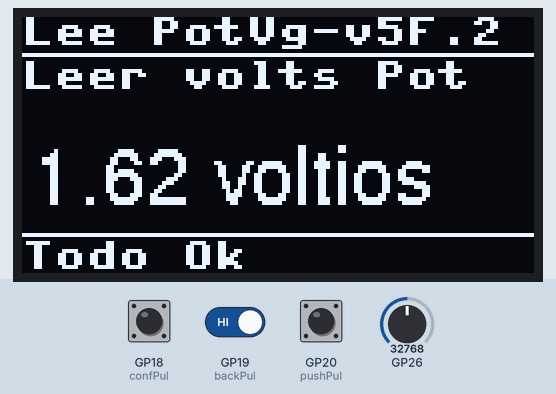
This program was run on a simulated Raspberry Pi Pico running MicroPython. Shown: 128×64 one-colour display. The inputs (shaded band) are chosen by the test bench; at power-on: GP19 (backPul) HIGH, GP18 (confPul) HIGH, GP20 (pushPul) HIGH, GP26 = 32768 (analog values on the 0–65535 scale). Library files of the repository ran but are not shown: sh1106.py, writer.py, freesans20.py; what the program prints to the serial console is not drawn.

Above: at 1.2 s.
1.3 s: GP19 (backPul) driven LOW
At 2.1 s:
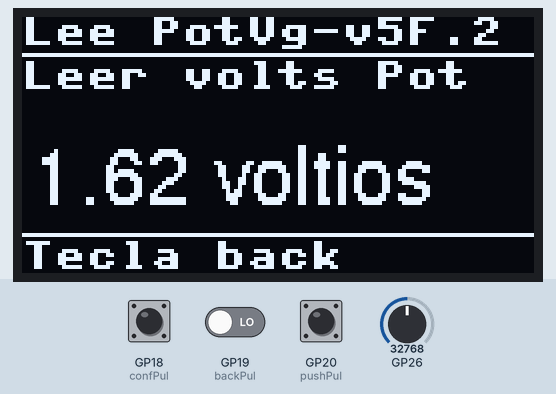
At 2.7 s:
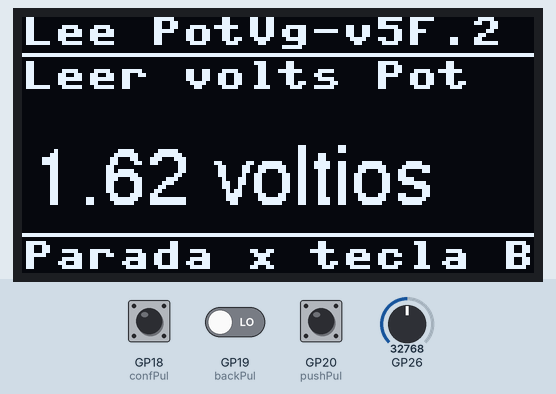
Timing chart, 0 to 4.3 s (numbered marks = the images above; inputs shaded):
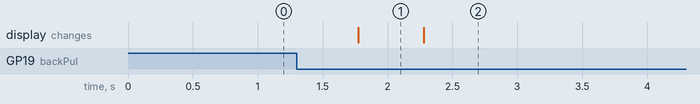

The program:

R2526CL11_ADC_pVgDisp_5F_2.py
```python
# Taller Programación y Robótica en CMM BML – 2025 - 2026 - CL11 Sensor Humedad suelo
# Programa: Pruebas de lectura de sensor humadad tipo spakfun - con potenciometro +
# Display SH1106
# Hardware platform: Pico _ & W / funciona igual sin cambios
# Librerias : sh1106.py
# Ref librerias: https://github.com/robert-hh/SH1106
# Fecha JCSP 2026 03
# Licencia : CC BY-NC-SA 4.0
# REf basica https://docs.sunfounder.com/projects/pico-2w-kit/en/latest/pyproject/py_water.html
# 1.0 -> 2.0 mas velocidad lectura, print en misma linea
# 2.0 -> 3.0 se vel voltaje en display SH1106
# 3.0 -> 3.3 mejoras area visualiza
# 3.3 -> 4.0 letra gande con writer
# 4.0 -> 4.1 organizar zonas de display
# 4.1 -> 4.2 borrar solo zona startus no resto
# 4.2 -> 5.0 print teclas -> 5.1 print by function
# 5F_1 -> si tecla back ruptura de flujo -> 5F.2 mejoras visuales


from machine import Pin, ADC, I2C
from time import sleep, ticks_ms, ticks_diff
import sh1106
from writer import Writer
# Font
# import inkfree20 as font
import freesans20 as font

from os import uname
# Informative block - start
p_ucontroler = "Pico W & Pico _"
p_keyOhw = "External pot. on ADC0 - pata + a GPIO21 + displ SH1106 gpio4&5"
p_project = "Potenciometer ADC0 -> display & writer + orden display / teclas BACk sale x Flujo"
p_version = "5F.2"
p_library = "SH1106  @robert-hh + writer @peterhinch"
print(f"uPython version: {uname()[3]} ")
print(f"uC: {uname()[4]} - Key other HW: {p_keyOhw}")
print(f"Program: {p_project} - Version: {p_version}")
print(f"Key Library: {p_library}")
# Informative block - end

# 0.0 - Constates y varaibles globales para display
WIDTH =128
HEIGHT= 64
TopLy = 0
TopLhy = 9
FstLy = 11
SndLy = 21
TrdLy = 31
StatLhy = 54
StatLy = 56
WIDTH_VA = 21
WIDTH_ST = 8
FREQ = 400_000   # Try lowering this value in case of "Errno 5"

# Status controla el bucle principal
machineStatus = True

# Definition o 3 switchs
# listaPul = ['confirm', 'back', 'push']
CONFIRM = 18
BACK = 19
PUSH = 20

# 0.1 Creacion 3 pulsadores
confPul = Pin(CONFIRM, Pin.IN) # pull up por circuito
backPul = Pin(BACK, Pin.IN) # pull up por circuito
pushPul = Pin(PUSH, Pin.IN) # pull up por circuito

# 0.1 crea bus I2C - usa las configuraciones por defecto
# I2C0  I2C(0, scl=Pin(5), sda=Pin(4), freq=400_000)
# I2C1  I2C(1, scl=Pin(7), sda=Pin(6), freq=400_000)
i2c = I2C(0, sda = Pin(4), scl = Pin(5), freq = FREQ)

# 0.2 Creacion del objeto display
display = sh1106.SH1106_I2C(WIDTH,
                            HEIGHT,
                            i2c,
                            res = None,
                            addr = 0x3c,
                            rotate = 0) # valores 0, 90, 180, 270
display.sleep(False)

display.fill(0)
ToplineStr = f"Lee PotVg-v{p_version}"
display.text(ToplineStr, 0, TopLy, 1)
display.hline(0, TopLhy,128,1)
display.hline(0, StatLhy,128,1)
display.text('Todo Ok', 0, StatLy, 1)
display.show()

# 0.3- Crea el objeto wri para letra de mas tamaño
wri = Writer(display, font, verbose = False) # verbose = False to suppress console output


# 0.4- Crea el objeto ADC, para leer potenciomtro / Sensor humedad
# CONEXIONES POTENCIOMETRO
# Pin central del potenciometro ->  adc0 = gpio 26 ( pin 10 en protoboard9
# Los otros 2 pines del potenciometro a GPIO21 (pin 14) y GND volt respectivamente

# CONEXIONES sensor HUMEDAD SPARKFUN
# Pin s ->  adc0 = gpio 26 ( pin 10 en protoboard9
# pin + ->  GPIO21 (pin 14)
# pin - ->  GND

POTENCIOMETRO_ADC = 0 # es el ADC0
potentiometer = machine.ADC(POTENCIOMETRO_ADC)
alimentaSensor = machine.Pin(21, machine.Pin.OUT)
FACTOR_CONVERSION = 3.245 / (65535)
ESPERA = 0.5


# 0.5 Configura interrupciones asociadas a los pulsadores
teclas = [] # guarda las teclas presionadas
last_time = 0 # guarda la ultima marca de tiempo en que se presiono el pulsador

def manejaPulsadorC(pin):

    global teclas, last_time
    new_time = ticks_ms()
    # Si ha pasado mas de 200ms desde el ultimo evento, temenos un nuevo evento. Evita los REBOTES
    if ticks_diff(new_time, last_time) > 300:
        teclas.append('confirm')
        last_time = new_time

def manejaPulsadorB(pin):

    global teclas, last_time
    new_time = ticks_ms()
    # Si ha pasado mas de 200ms desde el ultimo evento, temenos un nuevo evento. Evita los REBOTES
    if ticks_diff(new_time, last_time) > 300:
        teclas.append('back')
        last_time = new_time

def manejaPulsadorP(pin):

    global teclas, last_time
    new_time = ticks_ms()
    # Si ha pasado mas de 200ms desde el ultimo evento, temenos un nuevo evento. Evita los REBOTES
    if ticks_diff(new_time, last_time) > 300:
        teclas.append('push')
        last_time = new_time

confPul.irq(trigger=Pin.IRQ_FALLING, handler=manejaPulsadorC)

backPul.irq(trigger=Pin.IRQ_FALLING, handler=manejaPulsadorB)

pushPul.irq(trigger=Pin.IRQ_FALLING, handler=manejaPulsadorP)

def teclasToAction():
    global teclas, machineStatus
    for t in teclas:
        print(t)
        display.fill_rect(0, StatLy, WIDTH, WIDTH_ST, 0)
        display.text('Tecla '+ t, 0, StatLy, 1)
        display.show()
        if t == 'back':
            machineStatus = False

    teclas = []


# 2- Bucle de principal

while machineStatus:
    display.fill_rect(0, TrdLy, WIDTH, WIDTH_VA, 0) # borra lectura anterior
    display.show()
    alimentaSensor.on()
    potvalueRaw = potentiometer.read_u16()
    alimentaSensor.off()
    voltios = potvalueRaw * FACTOR_CONVERSION
    # print(f"Voltaje leido = {voltios:.2f} voltios | Valor ADC bruto = {potvalueRaw}",end='\r')
    print(f"Voltaje leido = {voltios:.2f} voltios | Valor ADC bruto = {potvalueRaw}")
    display.text('Leer volts Pot', 0, FstLy, 1)
    # ancho area de visualiza lectura 20 a 53 = 33
    voltstr = f" {voltios:.2f} voltios"
    Writer.set_textpos(display, TrdLy, 0)
    wri.printstring(voltstr)
    display.show()
    # comprueba si hay teclas pulsadas y lo trata
    if teclas != []:
        teclasToAction()

    sleep(ESPERA)


# Sale del bucle principal
alimentaSensor.off()
print("Parada de usuario por tecla BACK")
display.fill_rect(0, StatLy, WIDTH, 8, 0)
display.text('Parada x tecla B', 0, StatLy, 1)
display.show()
```

Measured:
- after the input at 1.3 s, the display: changes after 0.48 s (image 1)
- what the display in image 1 shows lasts 0.5 s, from 1.8 s to 2.3 s
